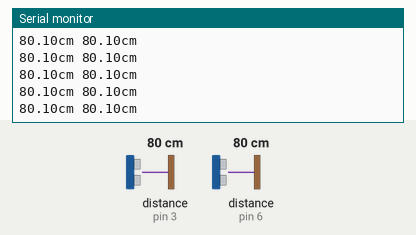
A sketch run on a simulated Arduino Uno, built with avr-gcc and run on an emulated ATmega328P. Shown: the last lines printed to the serial monitor. Wiring (inferred from the names in the program): 2 × ultrasonic range finder: trigger pin 2, echo pin 3 / trigger pin 7, echo pin 6. The test bench sets the inputs (shaded band); at power-on: distance to the obstacle (sensors on pin 3, pin 6) 80 cm. The echo pulse lasts 58.3 µs per cm.

Above: at 1.2 s.
1.3 s: distance to the obstacle (sensor on pin 3) set to 2 cm
At 2.3 s:
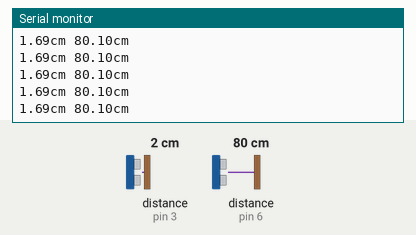
4.3 s: distance to the obstacle (sensor on pin 6) set to 2 cm
At 4.8 s:
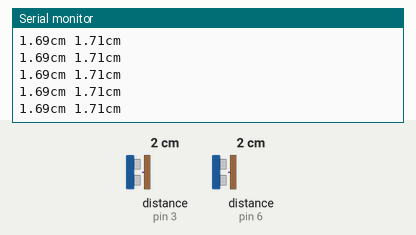
5.8 s: distance to the obstacle (sensor on pin 6) set to 60 cm
At 6.4 s:
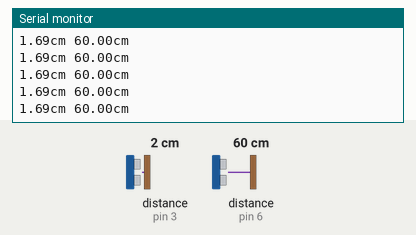
8.8 s: distance to the obstacle (sensor on pin 3) set to 4 cm
At 9.5 s:
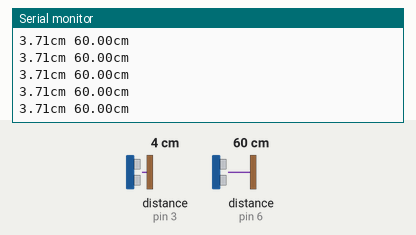
Timing chart, 0 to 11.3 s (numbered marks = the images above; inputs shaded):
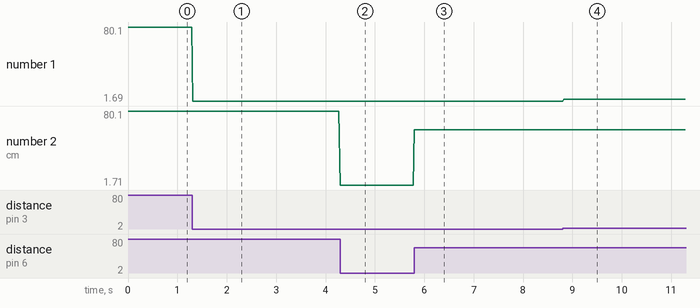

Measured:
- after the input at 1.3 s, the serial monitor: prints a new line at once (image 1)
- after the input at 4.3 s, the serial monitor: prints a new line at once (image 2)
- after the input at 5.8 s, the serial monitor: prints a new line at once (image 3)
- after the input at 8.8 s, the serial monitor: prints a new line at once (image 4)
- plotted number 1: 80.1 → 1.69 after the input at 1.3 s, 1.69 → 3.71 after the input at 8.8 s
- plotted number 2: 80.1 → 1.71 after the input at 1.3 s, 1.71 → 60 after the input at 4.3 s

The sketch:

sound_auto.ino
```cpp
/*
[url=http://www.openjumper.com/]www.openjumper.com[/url]
日期:2013.5.18
IDE 版本:1.0.1
功能：利用SR04超声波传感器进行测距，并用串口显示测出的距离值
*/

// 设定SR04连接的Arduino引脚
const int TrigPin = 2;
const int EchoPin = 3;
const int TrigPin2 = 7;
const int EchoPin2= 6;
float distance;
void setup()
{   // 初始化串口通信及连接SR04的引脚
        Serial.begin(115200);
        pinMode(TrigPin, OUTPUT);
        pinMode(TrigPin2, OUTPUT);
    // 要检测引脚上输入的脉冲宽度，需要先设置为输入状态
         pinMode(EchoPin, INPUT);
        pinMode(EchoPin2, INPUT);
    Serial.println("Ultrasonic sensor:");
}
void loop()
{
    // 产生一个10us的高脉冲去触发TrigPin
        digitalWrite(TrigPin, LOW);
        delayMicroseconds(2);
        digitalWrite(TrigPin, HIGH);
        delayMicroseconds(10);
        digitalWrite(TrigPin, LOW);
    // 检测脉冲宽度，并计算出距离
        distance = pulseIn(EchoPin, HIGH) / 58.00;
        Serial.print(distance);
        Serial.print("cm ");
        delay(10);
        //由于模拟口不够
        // 产生一个10us的高脉冲去触发TrigPin
        digitalWrite(TrigPin2, LOW);
        delayMicroseconds(2);
        digitalWrite(TrigPin2, HIGH);
        delayMicroseconds(10);
        digitalWrite(TrigPin2, LOW);
    // 检测脉冲宽度，并计算出距离
        distance = pulseIn(EchoPin2, HIGH) / 58.00;
        Serial.print(distance);
        Serial.print("cm");
        Serial.println();
        delay(10);
}
```
